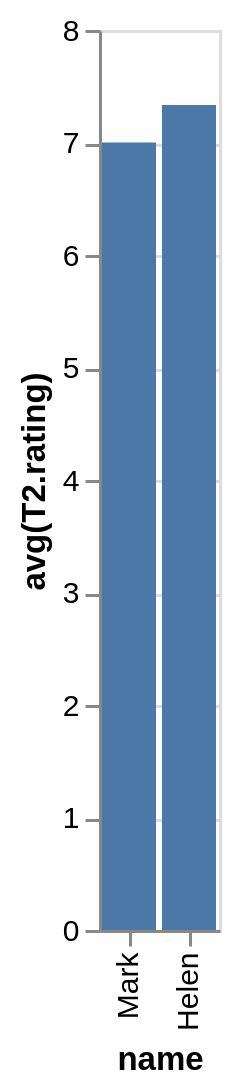

Express this chart as Vega-Lite.
### Vega-Lite specification from a JSON file in a GitHub repository (floating-point values rounded to 4 significant figures)
{"data": {"values": [{"x_data": "Helen", "y_data": 7.333}, {"x_data": "Mark", "y_data": 7}]}, "mark": "bar", "encoding": {"x": {"field": "x_data", "type": "nominal", "title": "name", "sort": {"op": "sum", "field": "y_data", "order": "ascending"}}, "y": {"field": "y_data", "type": "quantitative", "title": "avg(T2.rating)"}}}
